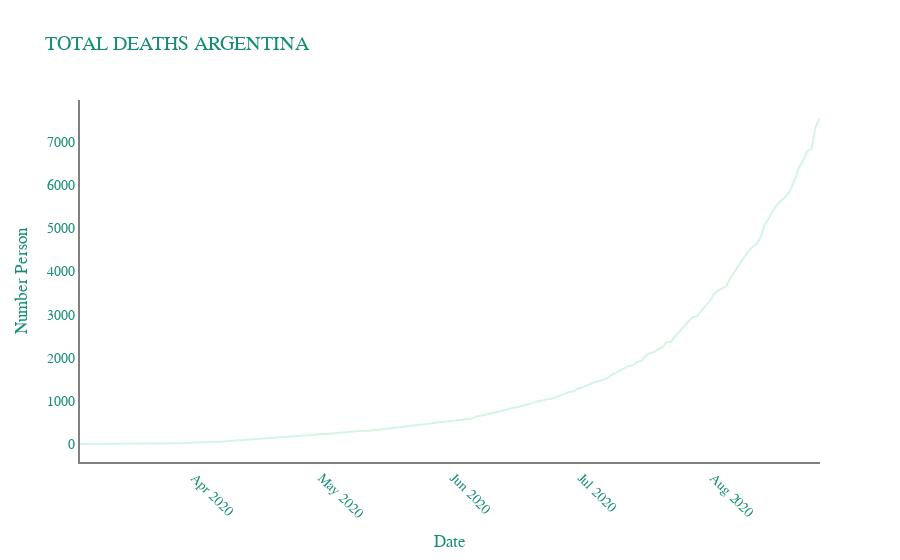

Write notebook code for a chart like this one.
### Markdown cell above
## ARGENTINA:

### Code cell
fig = go.Figure(data=go.Scatter(x=countries_total_deaths["date"],
                                y=countries_total_deaths["Argentina"],
                                mode='lines',line_color="#D5F5E3" ,fillcolor='white'))

fig.update_xaxes(showline=True, linewidth=2, linecolor='grey',tickangle = 45  )
fig.update_yaxes(showline=True, linewidth=2, linecolor='grey')
fig . update_layout ( 
    title = "TOTAL DEATHS ARGENTINA" , 
    xaxis_title = "Date" , 
    yaxis_title = "Number Person" , 
    legend_title = None ,
    
    plot_bgcolor="white", 
    font = dict ( 
        family = "Courier New, monospace" , 
        size = 14 , 
        color = "#138D75"
    ) 
)
fig.show()

### Figure 1 — Plotly figure (JSON) as saved in the notebook; plotly's stock layout.template omitted (floating-point values rounded to 4 significant figures; data arrays with more than 128 entries replaced by an {"elided": "..."} marker saying what was removed)
{"data": [{"fillcolor": "white", "line": {"color": "#D5F5E3"}, "mode": "lines", "type": "scatter", "x": {"elided": "175 str values"}, "y": {"elided": "175 int values"}}], "layout": {"font": {"color": "#138D75", "family": "Courier New, monospace", "size": 14}, "legend": {"title": {}}, "plot_bgcolor": "white", "title": {"text": "TOTAL DEATHS ARGENTINA"}, "xaxis": {"linecolor": "grey", "linewidth": 2, "showline": true, "tickangle": 45, "title": {"text": "Date"}}, "yaxis": {"linecolor": "grey", "linewidth": 2, "showline": true, "title": {"text": "Number Person"}}}}
